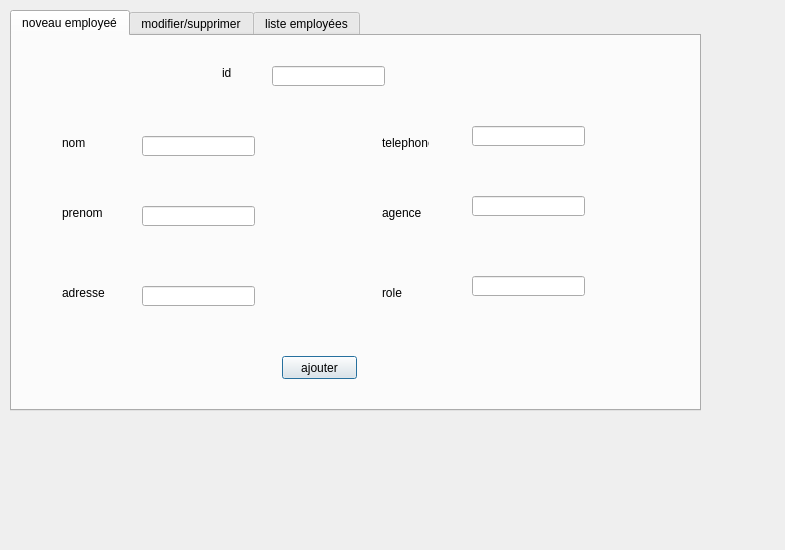
<?xml version="1.0" encoding="UTF-8"?>
<ui version="4.0">
 <class>employee</class>
 <widget class="QDialog" name="employee">
  <property name="geometry">
   <rect>
    <x>0</x>
    <y>0</y>
    <width>785</width>
    <height>550</height>
   </rect>
  </property>
  <property name="windowTitle">
   <string>Dialog</string>
  </property>
  <widget class="QTabWidget" name="tabWidget">
   <property name="geometry">
    <rect>
     <x>10</x>
     <y>10</y>
     <width>691</width>
     <height>401</height>
    </rect>
   </property>
   <property name="currentIndex">
    <number>0</number>
   </property>
   <widget class="QWidget" name="tab">
    <attribute name="title">
     <string>noveau employeé</string>
    </attribute>
    <widget class="QLabel" name="label">
     <property name="geometry">
      <rect>
       <x>210</x>
       <y>30</y>
       <width>47</width>
       <height>14</height>
      </rect>
     </property>
     <property name="text">
      <string>id</string>
     </property>
    </widget>
    <widget class="QLabel" name="label_2">
     <property name="geometry">
      <rect>
       <x>50</x>
       <y>100</y>
       <width>47</width>
       <height>14</height>
      </rect>
     </property>
     <property name="text">
      <string>nom</string>
     </property>
    </widget>
    <widget class="QLabel" name="label_3">
     <property name="geometry">
      <rect>
       <x>50</x>
       <y>170</y>
       <width>47</width>
       <height>14</height>
      </rect>
     </property>
     <property name="text">
      <string>prenom</string>
     </property>
    </widget>
    <widget class="QLabel" name="label_4">
     <property name="geometry">
      <rect>
       <x>50</x>
       <y>250</y>
       <width>47</width>
       <height>14</height>
      </rect>
     </property>
     <property name="text">
      <string>adresse</string>
     </property>
    </widget>
    <widget class="QLabel" name="label_5">
     <property name="geometry">
      <rect>
       <x>370</x>
       <y>100</y>
       <width>47</width>
       <height>14</height>
      </rect>
     </property>
     <property name="text">
      <string>telephone</string>
     </property>
    </widget>
    <widget class="QLabel" name="label_6">
     <property name="geometry">
      <rect>
       <x>370</x>
       <y>170</y>
       <width>47</width>
       <height>14</height>
      </rect>
     </property>
     <property name="text">
      <string>agence</string>
     </property>
    </widget>
    <widget class="QLabel" name="label_7">
     <property name="geometry">
      <rect>
       <x>370</x>
       <y>250</y>
       <width>47</width>
       <height>14</height>
      </rect>
     </property>
     <property name="text">
      <string>role</string>
     </property>
    </widget>
    <widget class="QPushButton" name="pushButton">
     <property name="geometry">
      <rect>
       <x>270</x>
       <y>320</y>
       <width>75</width>
       <height>23</height>
      </rect>
     </property>
     <property name="text">
      <string>ajouter</string>
     </property>
    </widget>
    <widget class="QLineEdit" name="lineEdit">
     <property name="geometry">
      <rect>
       <x>260</x>
       <y>30</y>
       <width>113</width>
       <height>20</height>
      </rect>
     </property>
    </widget>
    <widget class="QLineEdit" name="lineEdit_2">
     <property name="geometry">
      <rect>
       <x>130</x>
       <y>100</y>
       <width>113</width>
       <height>20</height>
      </rect>
     </property>
    </widget>
    <widget class="QLineEdit" name="lineEdit_3">
     <property name="geometry">
      <rect>
       <x>130</x>
       <y>170</y>
       <width>113</width>
       <height>20</height>
      </rect>
     </property>
    </widget>
    <widget class="QLineEdit" name="lineEdit_4">
     <property name="geometry">
      <rect>
       <x>130</x>
       <y>250</y>
       <width>113</width>
       <height>20</height>
      </rect>
     </property>
    </widget>
    <widget class="QLineEdit" name="lineEdit_5">
     <property name="geometry">
      <rect>
       <x>460</x>
       <y>90</y>
       <width>113</width>
       <height>20</height>
      </rect>
     </property>
    </widget>
    <widget class="QLineEdit" name="lineEdit_6">
     <property name="geometry">
      <rect>
       <x>460</x>
       <y>160</y>
       <width>113</width>
       <height>20</height>
      </rect>
     </property>
    </widget>
    <widget class="QLineEdit" name="lineEdit_7">
     <property name="geometry">
      <rect>
       <x>460</x>
       <y>240</y>
       <width>113</width>
       <height>20</height>
      </rect>
     </property>
    </widget>
   </widget>
   <widget class="QWidget" name="tab_2">
    <attribute name="title">
     <string>modifier/supprimer</string>
    </attribute>
   </widget>
   <widget class="QWidget" name="tab_3">
    <attribute name="title">
     <string>liste employées</string>
    </attribute>
    <widget class="QTableWidget" name="tableWidget">
     <property name="geometry">
      <rect>
       <x>25</x>
       <y>21</y>
       <width>641</width>
       <height>291</height>
      </rect>
     </property>
    </widget>
   </widget>
  </widget>
 </widget>
 <resources/>
 <connections/>
</ui>
